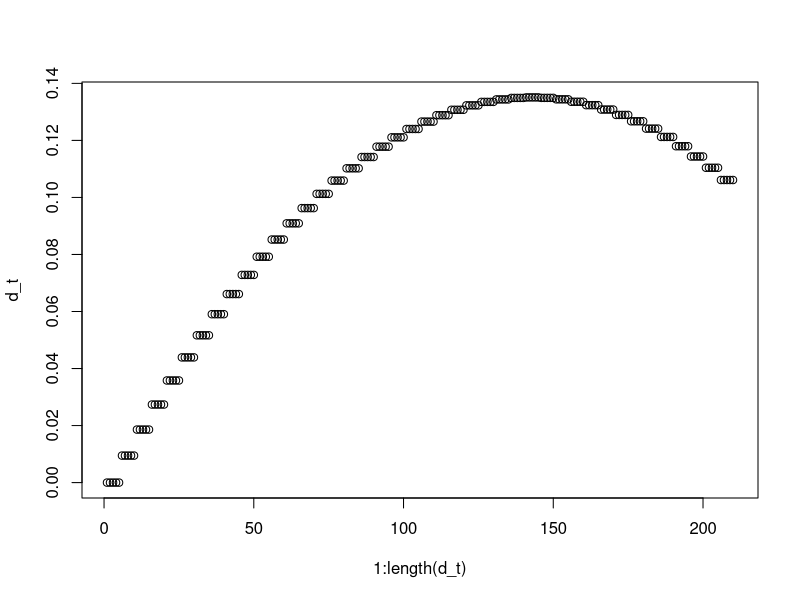

Write the R code that produced this figure.
# Continuous Outcome MRT sample size calculator
# From Liao et al 2016

rm(list = ls())

# Load necessary libraries
library(dplyr)
library(ggplot2)
library(MASS)
library(pwr)

# Set parameters
Time <- 210  # Total number of decision points (42 days * 5 times per day)
rho <- 0.4  # Randomization probability
availability <- 0.5  # Constant availability



create_z <- function(t) {
  Z <- matrix(0, nrow = 3, ncol = 1)
  Z <- c(1, floor((t-1)/5), floor((t-1)/5)^2)
  return(Z)
}

#calculate matrix Z and Q
Z <- matrix(0, nrow = Time, ncol = 3)
for (t in 1:Time) {
  Z[t,] <- c(1, floor((t-1)/5), floor((t-1)/5)^2)
}
Q <- t(Z) %*% diag(rep(availability,Time) * rep(rho, Time) * rep((1-rho), Time)) %*% Z

# Standardized treatment effect (d)
d <- c(0, 0.00964, -0.000172)
# d <- c(0, 0.01, -0.0002)
# beta_t <- matrix(rep(0.1, 210), ncol = 1)
# d <- solve(t(Z) %*% diag(rep(availability,Time)) %*% Z) %*% t(Z)  %*% diag(rep(availability,Time)) %*% beta_t

# Verify the max effect day
effect_by_day <- c()
for (i in 1:(Time/5)) {
  effect_by_day <- c(effect_by_day, t(create_z(i*5)) %*% d)
}
print(paste0("Maximum effect: ", which.max(effect_by_day)))

# Verify the d_bar
d_t <- numeric(0)
for (i in 1:Time) {
  d_t <- c(d_t, t(create_z(i)) %*% d)
}
print(paste0("d bar: ", sum(d_t)/ Time))

plot(1:length(d_t), d_t)

# Function to calculate sample size for given power and alpha
calculate_sample_size <- function(beta, alpha, d_bar, Q) {
  p <- 3
  q <- 3
  # Calculate power function for given N
  power_function <- function(N) {
    
    #calculate the noncentraility parameter
    c_N <- N * t(d) %*% Q %*% d
    df1 <- p
    df2 <- N - q - p
    
    # Calculate the critical value for the F-distribution
    inv.f <- qf(1-alpha,df1,df2)
    
    # Evaluate the left-hand side of the formula
    calc_power = 1-pf(inv.f,df1,df2,ncp = c_N)
    #print(paste0("Sample size: ", N, ", power: ", calc_power))
    return(calc_power - 0.8)
  }
  
  # Debugging: Print values at interval endpoints
  # print(paste("Value at N=10:", power_function(10)))
  # print(paste("Value at N=100:", power_function(1000)))
  
  # Calculate sample size for given power
  result <- uniroot(power_function, interval = c(10, 1000))
  

  return(ceiling(result$root))
}

# Desired power and significance level
beta <- 0.8
alpha <- 0.05

# Calculate sample size
sample_size <- calculate_sample_size(beta, alpha, d, Q)
 print(paste("Required sample size: ", sample_size))
